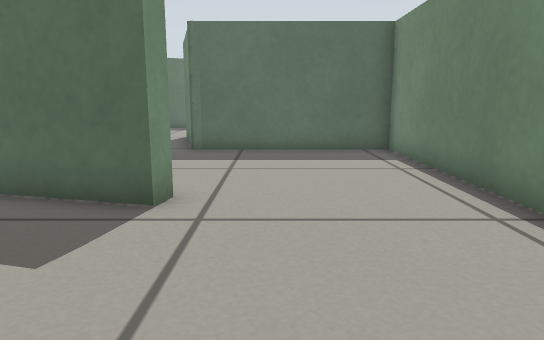
[1] (above)

13 first-person views from a walk through a Gazebo world. The camera is 0.39 m above the floor, tilts 10° down and sees 70° across. The floor is counted in squares, 0.25 m on a side. Each view is taken from the middle of a square. On the plan, view 1 faces up. The plan holds only what a view shows up to about 17 squares ahead; the rest is blank.

[2]
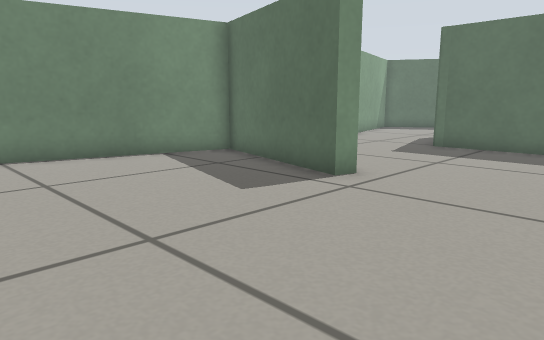

[3]
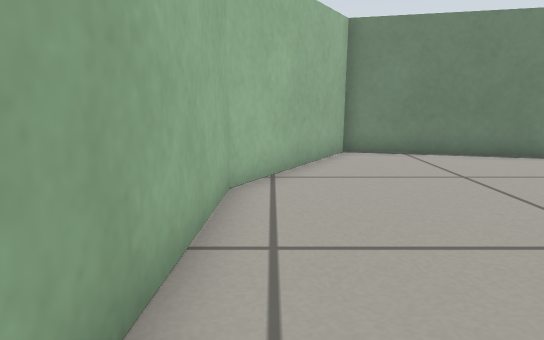

[4]
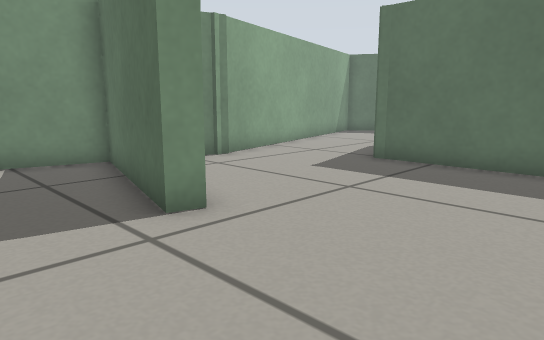

[5]
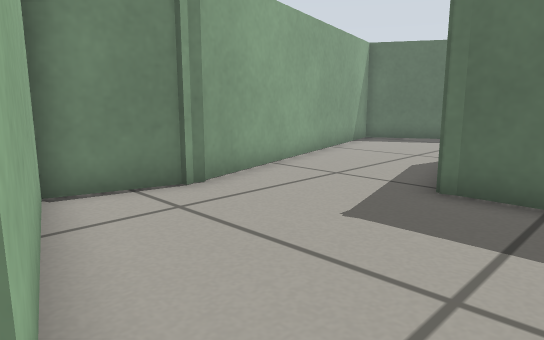

[6]
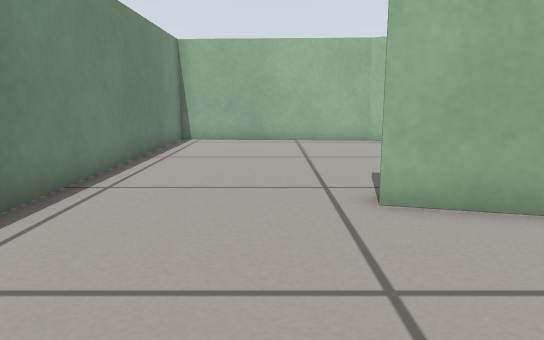

[7]
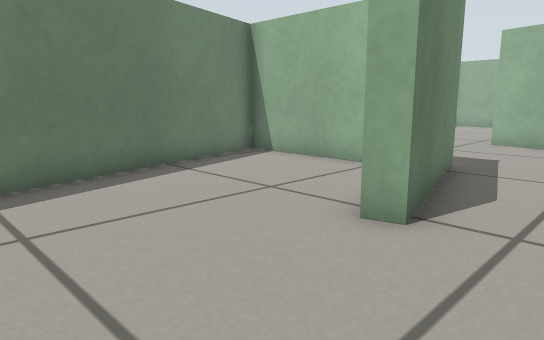

[8]
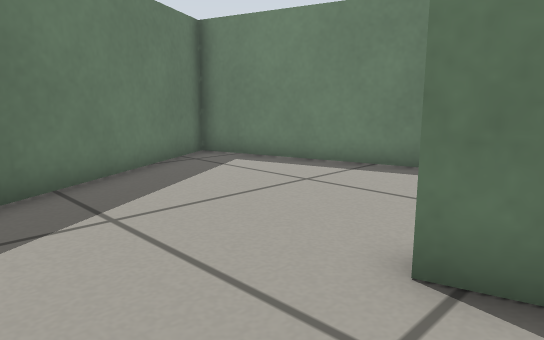

[9]
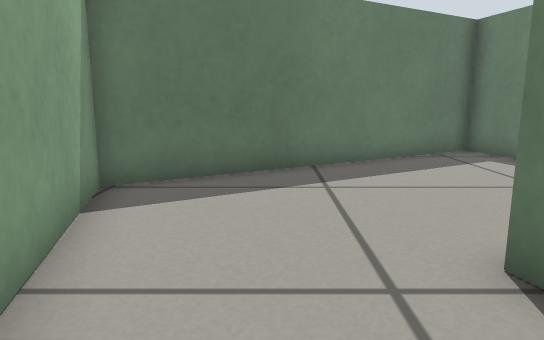

[10]
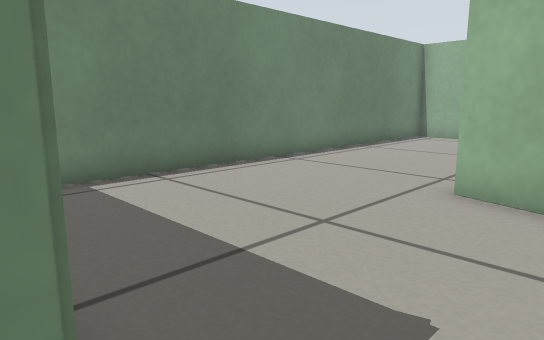

[11]
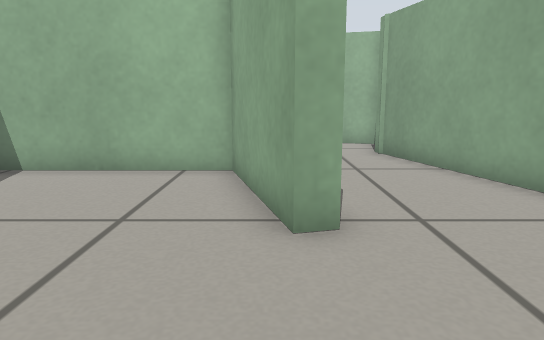

[12]
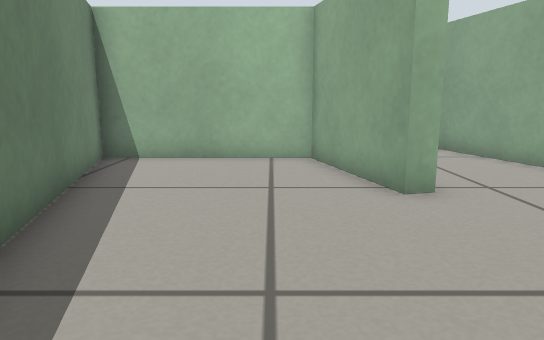

[13]
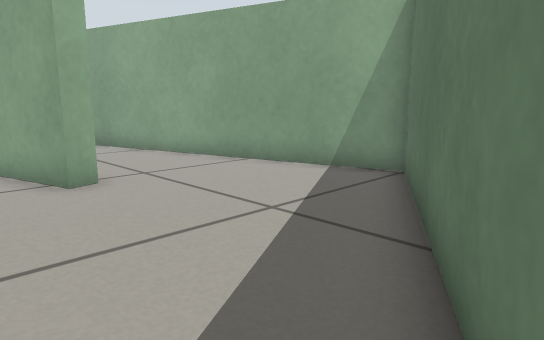

### Floor plan
Points are (right, up) in squares from view 1. A wall is a line through its corners. A room is listed if a view was taken in it or the views show most of it. See-through windows are left out.
Room 1 (views 1, 2, 3, 4, 5, 6, 9, 10)
walls: (-6.2, 10.4) (-6.9, 7.7) (-1.6, 6.3) (-1.8, 5.7) (-7.1, 7.1) (-9.2, -0.7) (-3.9, -3.8) (3.8, -4.1) (3.8, 12.7) (-2.6, 12.7) (-3.1, 14.8); (-7.3, 14.1) (-6.2, 9.8)
ways out: opening at (-5, 15) to room 2
Room 2 (views 7, 8, 11, 12, 13)
walls: (-3.1, 14.8) (-3.8, 17.4) (-3.3, 17.6) (-2.1, 13.2) (3.7, 13.2) (0.2, 26.4) (-9.2, 21) (-7.3, 14.1)
ways out: opening at (-5, 15) to room 1

Where each view was taken, in squares from view 1:
view 1: 0 up, 0 right, facing up
view 2: 1 down, 3 right, facing up-left
view 3: 3 down, 3 right, facing left
view 4: 3 up, 3 right, facing up-left
view 5: 6 up, 0 right, facing up-left
view 6: 12 up, 0 right, facing down
view 7: 22 up, 6 left, facing down-right
view 8: 16 up, 7 left, facing up-right
view 9: 14 up, 6 left, facing up
view 10: 13 up, 4 left, facing down-right
view 11: 22 up, 3 left, facing down
view 12: 24 up, 1 left, facing down
view 13: 25 up, 1 left, facing down-left
